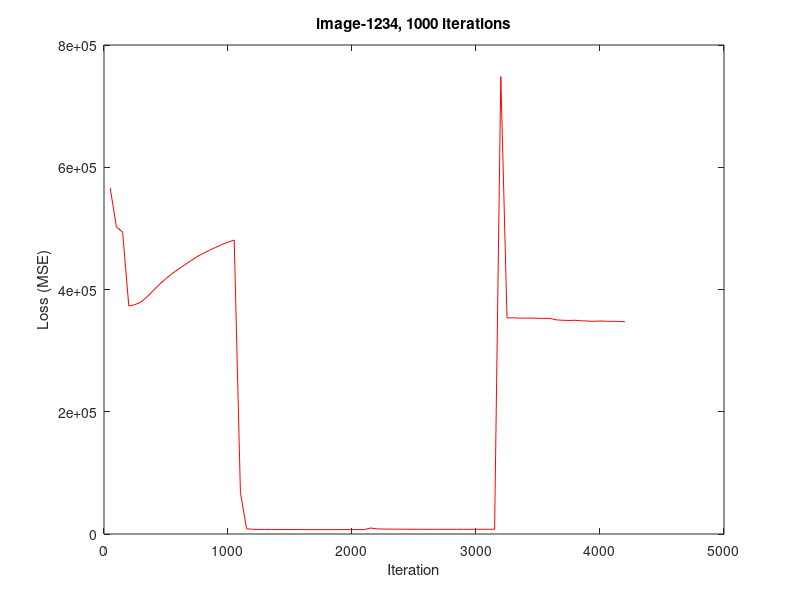
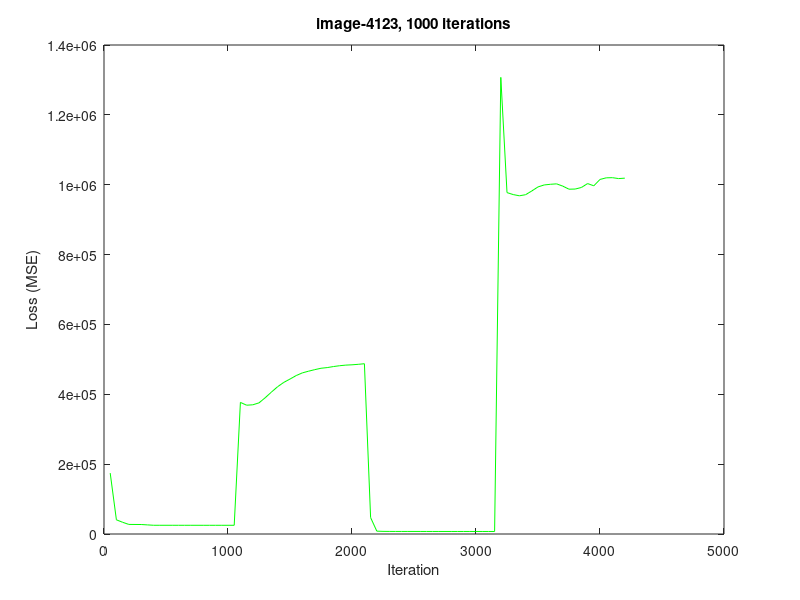
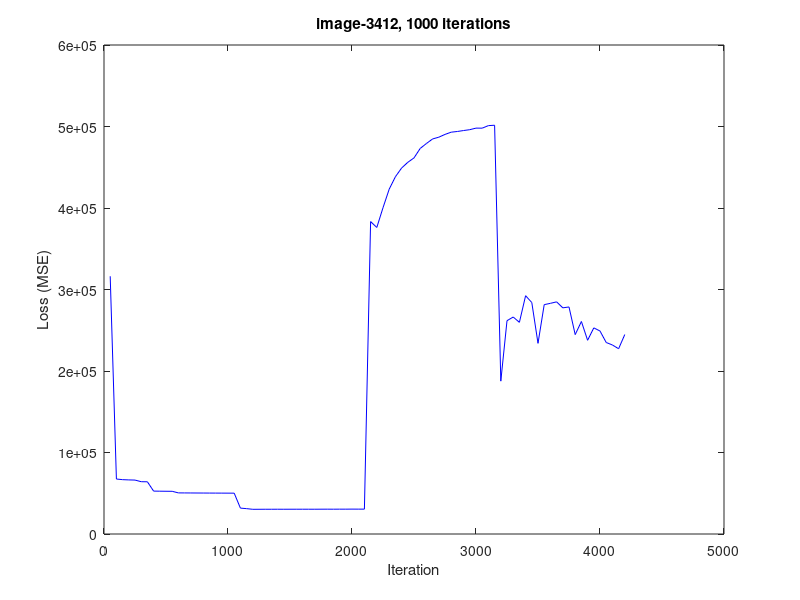
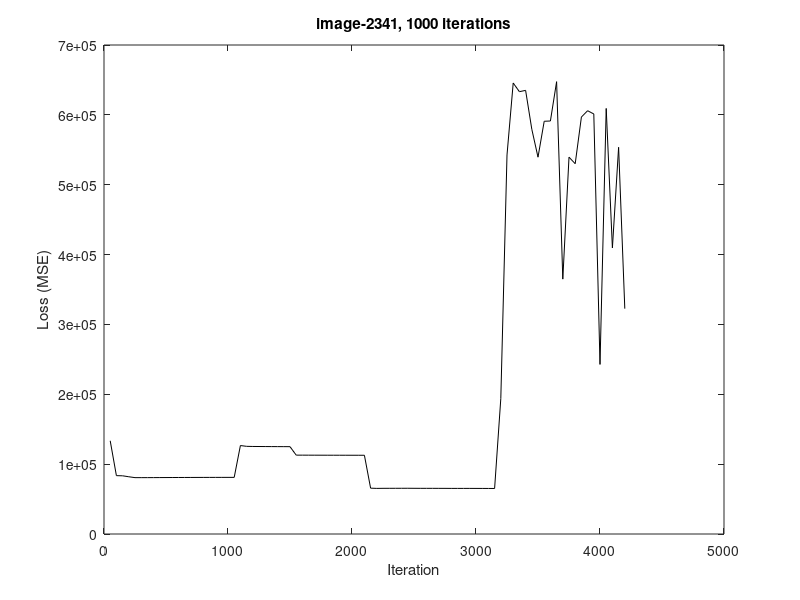

Source code (MATLAB) for these figures, in order: (Note: this script raises an error after producing the figures.)

clear all; clc; close all;

% Set working directories.
rootDir = '/N/dc2/projects/lifebid/development/sos_denoising/';

% Training order: 1, 2, 3, 4
image1 = [565994 502579 493788 373079 375260 379721 388606 398914 409055 417814 426119 433262 440238 447068 453663 459155 464042 468911 473505 477350 480948];
image2 = [68242.7 8515.67 7750.78 7524.5 7487.98 7446.41 7385.3 7345.46 7289.44 7254.23 7231.31 7211.67 7210.75 7207.84 7207.39 7218.38 7224.9 7220.99 7221.38 7207.48 7190.92];
image3 = [9869.39 8364.18 8121.56 8001.4 7926.48 7851.51 7801.25 7757.27 7730.81 7704.31 7694.95 7699.81 7699.74 7697.81 7695.83 7691.16 7694.17 7695.27 7706.6 7725.92 7746.11];
image4 = [748304 353450 353687 353143 353257 353327 352926 352728 352621 350300 349626 349396 349636 348819 348454 347904 348508 348041 347931 347739 347306];

% Plot the loss for this training order. 
figure(1)
all_images = [image1 image2 image3 image4];
plot(linspace(1, length(all_images), length(all_images))*50, all_images, 'r')
%hold on;
ylabel('Loss (MSE)'); xlabel('Iteration');
title('image-1234, 1000 iterations')
print(fullfile(rootDir, 'plots', 'plot_loss1'), '-dpng')

% Training order: 4, 1, 2, 3
image1 = [174383 40612.5 33591.4 27449.4 27297.2 27186.9 26087.1 25013.2 25000.9 25006.7 24997 24985.9 24977.9 24976.8 24973 24940.7 24949 24959.2 24959 24969 24976.2];
image2 = [376790 368771 369911 375462 390109 406244 421658 434096 443630 453624 461347 466146 470590 474527 476443 479394 481794 483533 484414 485790 487486];
image3 = [47097.3 8187.14 7570.61 7419.51 7355.01 7340.49 7354.29 7345.02 7321.79 7302.07 7289.28 7279.23 7267.07 7260.39 7262.33 7266.98 7267.61 7260.56 7252.12 7252.34 7253.03];
image4 = [1.30733e+06 977402 971789 968286 971415 982138 993684 999346 1.00122e+06 1.00249e+06 995909 987174 987611 992098 1.0033e+06 996867 1.01511e+06 1.01971e+06 1.02018e+06 1.01756e+06 1.0188e+06];

% Plot the loss for this training order. 
figure(2)
all_images = [image1 image2 image3 image4];
plot(linspace(1, length(all_images), length(all_images))*50, all_images, 'g')
ylabel('Loss (MSE)'); xlabel('Iteration');
title('image-4123, 1000 iterations')
print(fullfile(rootDir, 'plots', 'plot_loss2'), '-dpng')

% Training order: 3, 4, 1, 2
image1 = [316259 67460.2 66685.9 66365.3 66174.6 64174.8 64065.5 52645.2 52532 52452.3 52388 50442.4 50396.1 50348.2 50304.2 50267.2 50228.5 50198.1 50167.3 50139.4 50105.7];
image2 = [31770.8 31116.7 30303.6 30338.2 30377.1 30372.1 30401.8 30380.9 30405.7 30411.2 30416.9 30415.2 30406.5 30447.3 30470.5 30439.1 30483.7 30479.3 30542.7 30509.7 30522.1];
image3 = [383325 376125 400338 423116 438348 449039 456052 461466 473086 479113 484730 486889 490295 493044 493898 495062 496106 498026 497965 501084 501548];
image4 = [187568 261724 266231 259727 292385 283981 233950 281420 283024 284842 277504 278584 244646 260763 237694 252919 249071 234974 231936 227317 244768];

% Plot the loss for this training order. 
figure(3)
all_images = [image1 image2 image3 image4];
plot(linspace(1, length(all_images), length(all_images))*50, all_images, 'b')
ylabel('Loss (MSE)'); xlabel('Iteration');
title('image-3412, 1000 iterations')
print(fullfile(rootDir, 'plots', 'plot_loss3'), '-dpng')

% Training order: 2, 3, 4, 1
image1 = [133455 83526.8 83315.8 81940.5 80685.2 80683 80698.4 80733.5 80780.6 80815.2 80856.9 80894.6 80928.7 80957.6 80984.5 81009.5 81029.3 81044.7 81057.6 81068.2 81070.8];
image2 = [126630 125496 125310 125245 125191 125135 125093 125054 125023 112896 112881 112853 112832 112814 112793 112777 112766 112757 112740 112730 112716];
image3 = [65622.9 65286.2 65396.7 65413.7 65433.2 65452.9 65482.9 65420.2 65383.1 65374.9 65379.5 65348.7 65338.4 65284.3 65283.9 65284.8 65290.4 65261.6 65238.2 65208.1 65166.9];
image4 = [193852 542571 645591 633185 635060 579432 539403 590832 591221 647526 364864 539424 530102 596902 605936 601264 242746 609192 409520 553564 322579];

% Plot the loss for this training order. 
figure(4)
all_images = [image1 image2 image3 image4];
plot(linspace(1, length(all_images), length(all_images))*50, all_images, 'k')
ylabel('Loss (MSE)'); xlabel('Iteration');
title('image-2341, 1000 iterations')
print(fullfile(rootDir, 'plots', 'plot_loss4'), '-dpng')

% legend({'image-1234', 'image-4123', 'image-3412', 'image-2341'})
% legend box off
% ylabel('Loss (MSE)'); xlabel('Iteration');

% pbaspect([1 1 1])
% box off 

% Save figure.
% print(fullfile(rootDir, 'plots', 'plot_loss'), '-dpng')
%print(fullfile(rootDir, 'plots', 'eps', 'plot_matrix_crosscorrelations'), '-depsc')

% 100 iterations
% Training order: 2341
image1 = [67082 42251 40567.4 39671.2 30577.9 28949.5 28674.3 28496 28376.5 28288.1 28222.1 28172.1 28134.9 28104.9 28082.3 28066.5 28051 28033.1 28016 28002.5 27993.3];
image2 = [38656.1 38638.3 38574.3 38503.6 38437.5 38376.4 38323.2 38281.3  38243.8 38212.2 38182.3 38157.1 38131.5 36504.6 36439.6 36409.3 36387.3 36368.2 36350 36327.4 36308];
image3 = [23779.8 22982.2 22682.7 22568.7 22521.2 22498.2 22482 22470.2 22455.3 22441.1 22430.8 22424.2 22412.1 22403.7 22394.1 22383.3 22373.3 22364.7 22355.3 22348.5 22340.9];
image4 = [99733.4 166113 359953 439348 491953 522624 524629 585171 551282 572313 570677 562587 588073 568893 557516 570431 635366 603540 631643 625046 599686];

% Plot the loss for this training order. 
figure(5)
all_images = [image1 image2 image3 image4];
plot(linspace(1, length(all_images), length(all_images))*5, all_images, 'k')
ylabel('Loss (MSE)'); xlabel('Iteration');
title('image-2341, 100 iterations')
print(fullfile(rootDir, 'plots', 'plot_loss5'), '-dpng')

% Training order: 1234
image1 = [552170 408891 401857 395533 393845 392904 392562 391952 384587 384640 384821 384904 385048 384942 384900 384942 384956 385327 385514 378429 378377];
image2 = [30371.5 22163.9 19692 18465.9 17964.5 17667.6 17506.2 17391.1 17295.2 17217.1 17154.9 17101.6 17058.5 17025.5 16993.6 16967.1 16946.5 16929.1 16913.4 16900.1 16887.2];
image3 = [24771.9 24470.6 24412.8 24354.7 24312 24272.7 24243.3 24210 24181.8 24152.9 24126.4 24104.8 24085 24062.2 24041.1 24025.1 24004.9 23984.4 23967.5 23949.7 23934.6];
image4 = [974707 949808 932805 922220 910718 880858 855880 834746 822720 811222 800913 797417 788351 782062 774170 769447 766607 765510 767080 767835 768949];

% Plot the loss for this training order. 
figure(6)
all_images = [image1 image2 image3 image4];
plot(linspace(1, length(all_images), length(all_images))*5, all_images, 'k')
ylabel('Loss (MSE)'); xlabel('Iteration');
title('image-1234, 100 iterations')
print(fullfile(rootDir, 'plots', 'plot_loss6'), '-dpng')

% Training order: 2341
image1 = [147602 92580.1 90316.7 80904 79017 78649.2 78443.6 78314.6 78228.6 78168 78120.6 78084 78053.2 78026.5 69378.3 69302 69257.9 69225.5 69203.4 69188.9 69178.7];
image2 = [113043 112922 112858 112804 112764 112721 112688 112659 112630 112603 112577 112549 112523 112500 112478 112455 112430 112409 112385 112364 112343];
image3 = [70183.3 69517.4 69264.6 69172.5 69141.6 69130.4 69129.5 69128.5 69127.3 69123.1 18007.1 16347.3 16170.6 16050.1 15975.5 15933.5 15906.3 15885.2 15865.9 15848.5 15835.1];
image4 = [155903 426804 487498 525637 548656 557647 573348 568311 565514 608957 622451 606380 576487 622595 588688 616374 589468 639286 618582 634387 593730];

% Plot the loss for this training order. 
figure(7)
all_images = [image1 image2 image3 image4];
plot(linspace(1, length(all_images), length(all_images))*5, all_images, 'k')
ylabel('Loss (MSE)'); xlabel('Iteration');
title('image-2341, 100 iterations')
print(fullfile(rootDir, 'plots', 'plot_loss7'), '-dpng')


% Training order: 3412


Epoch 0, loss 239343
Epoch 5, loss 190269
Epoch 10, loss 188185
Epoch 15, loss 175573
Epoch 20, loss 174576
Epoch 25, loss 173815
Epoch 30, loss 173217
Epoch 35, loss 172755
Epoch 40, loss 172424
Epoch 45, loss 172177
Epoch 50, loss 171987
Epoch 55, loss 171840
Epoch 60, loss 171725
Epoch 65, loss 171636
Epoch 70, loss 171557
Epoch 75, loss 171492
Epoch 80, loss 171432
Epoch 85, loss 171381
Epoch 90, loss 160632
Epoch 95, loss 160511
Epoch 100, loss 160450
1
Epoch 0, loss 99557.1
Epoch 5, loss 98704.7
Epoch 10, loss 98377.5
Epoch 15, loss 98228.3
Epoch 20, loss 98146.7
Epoch 25, loss 98094.7
Epoch 30, loss 98056.1
Epoch 35, loss 98025.7
Epoch 40, loss 98005.5
Epoch 45, loss 97989
Epoch 50, loss 97977
Epoch 55, loss 97964.3
Epoch 60, loss 97955.5
Epoch 65, loss 97948.8
Epoch 70, loss 43188.1
Epoch 75, loss 40999.3
Epoch 80, loss 40891
Epoch 85, loss 40804
Epoch 90, loss 40748.2
Epoch 95, loss 40717.1
Epoch 100, loss 40699.2
2
Epoch 0, loss 398418
Epoch 5, loss 397615
Epoch 10, loss 397144
Epoch 15, loss 395672
Epoch 20, loss 394625
Epoch 25, loss 394151
Epoch 30, loss 393672
Epoch 35, loss 393299
Epoch 40, loss 393099
Epoch 45, loss 386265
Epoch 50, loss 386395
Epoch 55, loss 385332
Epoch 60, loss 385297
Epoch 65, loss 385263
Epoch 70, loss 385439
Epoch 75, loss 384338
Epoch 80, loss 384505
Epoch 85, loss 384602
Epoch 90, loss 384600
Epoch 95, loss 384803
Epoch 100, loss 384802
3
Epoch 0, loss 205813
Epoch 5, loss 223970
Epoch 10, loss 230614
Epoch 15, loss 236661
Epoch 20, loss 242310
Epoch 25, loss 247857
Epoch 30, loss 250948
Epoch 35, loss 253490
Epoch 40, loss 257437
Epoch 45, loss 261226
Epoch 50, loss 265062
Epoch 55, loss 270235
Epoch 60, loss 272786
Epoch 65, loss 274932
Epoch 70, loss 276356
Epoch 75, loss 278187
Epoch 80, loss 279714
Epoch 85, loss 280378
Epoch 90, loss 281781
Epoch 95, loss 282430
Epoch 100, loss 283705







% Plot for individual subject training at iter-100.
sub001 = [166570 145594 132514 124261 123959 123870 117106 116866 116487 116158 115881 115627 108444 108237 108045 107822 107621 107421 107219 107049 106877];
sub002 = [68779.5 35013.3 26207.8 25891.4 25719 25612.3 25517.4 25454.9 25399.6 25330.2 25254.7 25194.7 25134.4 25088.1 25057 25031.6 25017.2 25004.4 24993.6 24983.2 24976.9];
sub003 = [87080.3 66453.2 63862.5 52554.6 50462.7 50275.2 50166.2 48538.7 48276.1 48215 48194.4 46431.5 46419.7 46409.2 46394.9 46381.7 46368.2 46356.1 46346 46332.9 46321.2];
sub004 = [58707.7 41557.2 40936.2 40466.7 40128.2 39882.7 38722 38558.7 38434.9 38336.2 38253.7 38184.6 38125.2 38078.6 38037.5 38003.7 37971.2 35912.2 35863.9 35826.3 29396.6];
figure(8)
plot(linspace(1, length(sub001), length(sub001))*5, sub001, 'r')
hold on;
plot(linspace(1, length(sub002), length(sub002))*5, sub002, 'g')
plot(linspace(1, length(sub003), length(sub003))*5, sub003, 'b')
plot(linspace(1, length(sub004), length(sub004))*5, sub004, 'k')

ylabel('Loss (MSE)'); xlabel('Iteration');
title({'single-subject training (no b0),',  '100 iterations'})
legend({'sub-001', 'sub-002', 'sub-003', 'sub-004'});
legend box off
pbaspect([1 1 1])
box off 
print(fullfile(rootDir, 'plots', 'plot_loss8'), '-dpng')
hold off;





